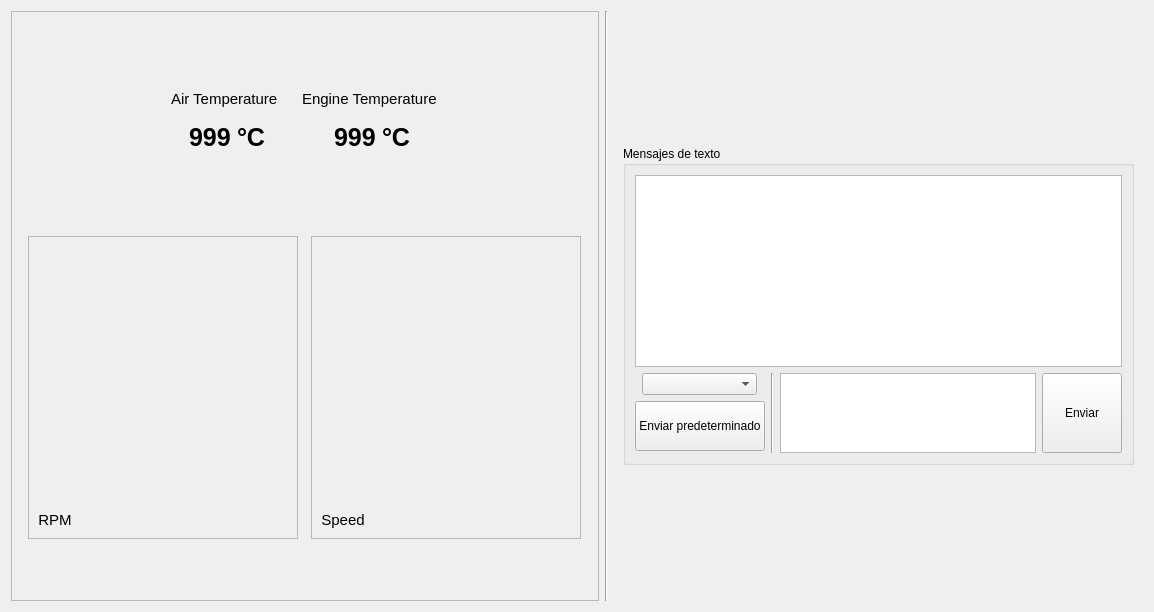
<?xml version="1.0" encoding="UTF-8"?>
<ui version="4.0">
 <class>Form</class>
 <widget class="QWidget" name="Form">
  <property name="geometry">
   <rect>
    <x>0</x>
    <y>0</y>
    <width>1154</width>
    <height>612</height>
   </rect>
  </property>
  <property name="sizePolicy">
   <sizepolicy hsizetype="Maximum" vsizetype="Maximum">
    <horstretch>0</horstretch>
    <verstretch>0</verstretch>
   </sizepolicy>
  </property>
  <property name="windowTitle">
   <string>Form</string>
  </property>
  <layout class="QHBoxLayout" name="horizontalLayout_2">
   <item>
    <widget class="QFrame" name="frame">
     <property name="sizePolicy">
      <sizepolicy hsizetype="Minimum" vsizetype="Minimum">
       <horstretch>0</horstretch>
       <verstretch>0</verstretch>
      </sizepolicy>
     </property>
     <property name="minimumSize">
      <size>
       <width>0</width>
       <height>0</height>
      </size>
     </property>
     <property name="styleSheet">
      <string notr="true"/>
     </property>
     <property name="frameShape">
      <enum>QFrame::StyledPanel</enum>
     </property>
     <property name="frameShadow">
      <enum>QFrame::Raised</enum>
     </property>
     <layout class="QGridLayout" name="gridLayout">
      <item row="2" column="0">
       <widget class="QFrame" name="frame_2">
        <property name="sizePolicy">
         <sizepolicy hsizetype="Fixed" vsizetype="Fixed">
          <horstretch>0</horstretch>
          <verstretch>0</verstretch>
         </sizepolicy>
        </property>
        <property name="styleSheet">
         <string notr="true">QLabel {
	font-size: 15px;
}</string>
        </property>
        <property name="frameShape">
         <enum>QFrame::StyledPanel</enum>
        </property>
        <property name="frameShadow">
         <enum>QFrame::Raised</enum>
        </property>
        <layout class="QVBoxLayout" name="verticalLayout_4">
         <property name="spacing">
          <number>15</number>
         </property>
         <property name="sizeConstraint">
          <enum>QLayout::SetNoConstraint</enum>
         </property>
         <property name="leftMargin">
          <number>9</number>
         </property>
         <property name="topMargin">
          <number>9</number>
         </property>
         <property name="bottomMargin">
          <number>9</number>
         </property>
         <item>
          <widget class="GaugeWidget" name="gaugeWidget">
           <property name="sizePolicy">
            <sizepolicy hsizetype="Fixed" vsizetype="Fixed">
             <horstretch>0</horstretch>
             <verstretch>0</verstretch>
            </sizepolicy>
           </property>
           <property name="minimumSize">
            <size>
             <width>250</width>
             <height>250</height>
            </size>
           </property>
           <property name="maximumSize">
            <size>
             <width>16777215</width>
             <height>200</height>
            </size>
           </property>
           <property name="toolTip">
            <string>Click and drag here</string>
           </property>
           <property name="whatsThis">
            <string>Gauge Widget.  </string>
           </property>
           <property name="styleSheet">
            <string notr="true">QLabel {
	font-size: 25px;
	font-style: bold;
	color: rgb(15, 15, 15);
}</string>
           </property>
           <property name="indicatorsNumber">
            <number>70</number>
           </property>
           <property name="indicatorLength">
            <number>40</number>
           </property>
           <property name="indicatorWidth">
            <number>4</number>
           </property>
           <property name="maxValue">
            <double>15000.000000000000000</double>
           </property>
          </widget>
         </item>
         <item>
          <widget class="QLabel" name="label">
           <property name="sizePolicy">
            <sizepolicy hsizetype="Fixed" vsizetype="Fixed">
             <horstretch>0</horstretch>
             <verstretch>0</verstretch>
            </sizepolicy>
           </property>
           <property name="layoutDirection">
            <enum>Qt::LeftToRight</enum>
           </property>
           <property name="styleSheet">
            <string notr="true"/>
           </property>
           <property name="lineWidth">
            <number>1</number>
           </property>
           <property name="text">
            <string>RPM</string>
           </property>
           <property name="textFormat">
            <enum>Qt::RichText</enum>
           </property>
           <property name="scaledContents">
            <bool>false</bool>
           </property>
           <property name="alignment">
            <set>Qt::AlignCenter</set>
           </property>
           <property name="wordWrap">
            <bool>true</bool>
           </property>
           <property name="indent">
            <number>0</number>
           </property>
           <property name="openExternalLinks">
            <bool>false</bool>
           </property>
          </widget>
         </item>
        </layout>
       </widget>
      </item>
      <item row="2" column="1">
       <widget class="QFrame" name="frame_3">
        <property name="sizePolicy">
         <sizepolicy hsizetype="Fixed" vsizetype="Fixed">
          <horstretch>0</horstretch>
          <verstretch>0</verstretch>
         </sizepolicy>
        </property>
        <property name="styleSheet">
         <string notr="true">QLabel {
	font-size: 15px;
}</string>
        </property>
        <property name="frameShape">
         <enum>QFrame::StyledPanel</enum>
        </property>
        <property name="frameShadow">
         <enum>QFrame::Raised</enum>
        </property>
        <layout class="QVBoxLayout" name="verticalLayout_5">
         <property name="spacing">
          <number>15</number>
         </property>
         <property name="sizeConstraint">
          <enum>QLayout::SetNoConstraint</enum>
         </property>
         <property name="leftMargin">
          <number>9</number>
         </property>
         <property name="topMargin">
          <number>9</number>
         </property>
         <property name="bottomMargin">
          <number>9</number>
         </property>
         <item>
          <widget class="GaugeWidget" name="gaugeWidget_2">
           <property name="sizePolicy">
            <sizepolicy hsizetype="Fixed" vsizetype="Fixed">
             <horstretch>0</horstretch>
             <verstretch>0</verstretch>
            </sizepolicy>
           </property>
           <property name="minimumSize">
            <size>
             <width>250</width>
             <height>250</height>
            </size>
           </property>
           <property name="maximumSize">
            <size>
             <width>16777215</width>
             <height>200</height>
            </size>
           </property>
           <property name="toolTip">
            <string>Click and drag here</string>
           </property>
           <property name="whatsThis">
            <string>Gauge Widget.  </string>
           </property>
           <property name="styleSheet">
            <string notr="true">QLabel {
	font-size: 25px;
	font-style: bold;
	color: rgb(15, 15, 15);
}</string>
           </property>
           <property name="indicatorsNumber">
            <number>70</number>
           </property>
           <property name="indicatorLength">
            <number>40</number>
           </property>
           <property name="indicatorWidth">
            <number>4</number>
           </property>
           <property name="mirror">
            <bool>true</bool>
           </property>
           <property name="maxValue">
            <double>15000.000000000000000</double>
           </property>
          </widget>
         </item>
         <item>
          <widget class="QLabel" name="label_2">
           <property name="sizePolicy">
            <sizepolicy hsizetype="Fixed" vsizetype="Fixed">
             <horstretch>0</horstretch>
             <verstretch>0</verstretch>
            </sizepolicy>
           </property>
           <property name="layoutDirection">
            <enum>Qt::LeftToRight</enum>
           </property>
           <property name="styleSheet">
            <string notr="true"/>
           </property>
           <property name="lineWidth">
            <number>1</number>
           </property>
           <property name="text">
            <string>Speed</string>
           </property>
           <property name="textFormat">
            <enum>Qt::RichText</enum>
           </property>
           <property name="scaledContents">
            <bool>false</bool>
           </property>
           <property name="alignment">
            <set>Qt::AlignCenter</set>
           </property>
           <property name="wordWrap">
            <bool>true</bool>
           </property>
           <property name="indent">
            <number>0</number>
           </property>
           <property name="openExternalLinks">
            <bool>false</bool>
           </property>
          </widget>
         </item>
        </layout>
       </widget>
      </item>
      <item row="0" column="0" colspan="2" alignment="Qt::AlignHCenter">
       <widget class="QFrame" name="horizontalFrame_2">
        <property name="sizePolicy">
         <sizepolicy hsizetype="Fixed" vsizetype="Fixed">
          <horstretch>0</horstretch>
          <verstretch>0</verstretch>
         </sizepolicy>
        </property>
        <layout class="QHBoxLayout" name="horizontalLayout_4">
         <item>
          <widget class="QFrame" name="verticalFrame_4">
           <property name="sizePolicy">
            <sizepolicy hsizetype="Fixed" vsizetype="Fixed">
             <horstretch>0</horstretch>
             <verstretch>0</verstretch>
            </sizepolicy>
           </property>
           <layout class="QVBoxLayout" name="verticalLayout_9">
            <item alignment="Qt::AlignHCenter">
             <widget class="QLabel" name="label_11">
              <property name="sizePolicy">
               <sizepolicy hsizetype="Fixed" vsizetype="Fixed">
                <horstretch>0</horstretch>
                <verstretch>0</verstretch>
               </sizepolicy>
              </property>
              <property name="styleSheet">
               <string notr="true">QLabel {
	font-size: 15px;
}</string>
              </property>
              <property name="text">
               <string>Air Temperature</string>
              </property>
             </widget>
            </item>
            <item alignment="Qt::AlignHCenter|Qt::AlignVCenter">
             <widget class="QFrame" name="horizontalFrame_5">
              <property name="sizePolicy">
               <sizepolicy hsizetype="Fixed" vsizetype="Fixed">
                <horstretch>0</horstretch>
                <verstretch>0</verstretch>
               </sizepolicy>
              </property>
              <property name="styleSheet">
               <string notr="true">QLabel{
	font-size: 25px;
	font: bold;
}</string>
              </property>
              <layout class="QHBoxLayout" name="horizontalLayout_7">
               <item>
                <widget class="QLabel" name="label_12">
                 <property name="sizePolicy">
                  <sizepolicy hsizetype="Fixed" vsizetype="Fixed">
                   <horstretch>0</horstretch>
                   <verstretch>0</verstretch>
                  </sizepolicy>
                 </property>
                 <property name="text">
                  <string>&lt;html&gt;&lt;head/&gt;&lt;body&gt;&lt;p&gt;&lt;img src=&quot;:/thermometer/resources/thermometer_v2.png&quot;/&gt;&lt;/p&gt;&lt;/body&gt;&lt;/html&gt;</string>
                 </property>
                </widget>
               </item>
               <item>
                <widget class="QLabel" name="label_13">
                 <property name="sizePolicy">
                  <sizepolicy hsizetype="Fixed" vsizetype="Fixed">
                   <horstretch>0</horstretch>
                   <verstretch>0</verstretch>
                  </sizepolicy>
                 </property>
                 <property name="text">
                  <string>999</string>
                 </property>
                </widget>
               </item>
               <item>
                <widget class="QLabel" name="label_14">
                 <property name="sizePolicy">
                  <sizepolicy hsizetype="Fixed" vsizetype="Fixed">
                   <horstretch>0</horstretch>
                   <verstretch>0</verstretch>
                  </sizepolicy>
                 </property>
                 <property name="text">
                  <string>°C</string>
                 </property>
                </widget>
               </item>
              </layout>
             </widget>
            </item>
           </layout>
          </widget>
         </item>
         <item>
          <widget class="QFrame" name="verticalFrame_3">
           <property name="sizePolicy">
            <sizepolicy hsizetype="Fixed" vsizetype="Fixed">
             <horstretch>0</horstretch>
             <verstretch>0</verstretch>
            </sizepolicy>
           </property>
           <layout class="QVBoxLayout" name="verticalLayout_7">
            <item alignment="Qt::AlignHCenter">
             <widget class="QLabel" name="label_3">
              <property name="sizePolicy">
               <sizepolicy hsizetype="Fixed" vsizetype="Fixed">
                <horstretch>0</horstretch>
                <verstretch>0</verstretch>
               </sizepolicy>
              </property>
              <property name="styleSheet">
               <string notr="true">QLabel {
	font-size: 15px;
}</string>
              </property>
              <property name="text">
               <string>Engine Temperature</string>
              </property>
             </widget>
            </item>
            <item alignment="Qt::AlignHCenter|Qt::AlignVCenter">
             <widget class="QFrame" name="horizontalFrame_3">
              <property name="sizePolicy">
               <sizepolicy hsizetype="Fixed" vsizetype="Fixed">
                <horstretch>0</horstretch>
                <verstretch>0</verstretch>
               </sizepolicy>
              </property>
              <property name="styleSheet">
               <string notr="true">QLabel {
	font-size: 25px;
	font: bold;
}</string>
              </property>
              <layout class="QHBoxLayout" name="horizontalLayout_5">
               <item>
                <widget class="QLabel" name="label_4">
                 <property name="sizePolicy">
                  <sizepolicy hsizetype="Fixed" vsizetype="Fixed">
                   <horstretch>0</horstretch>
                   <verstretch>0</verstretch>
                  </sizepolicy>
                 </property>
                 <property name="text">
                  <string>&lt;html&gt;&lt;head/&gt;&lt;body&gt;&lt;p&gt;&lt;img src=&quot;:/thermometer/resources/thermometer_v2.png&quot;/&gt;&lt;/p&gt;&lt;/body&gt;&lt;/html&gt;</string>
                 </property>
                </widget>
               </item>
               <item>
                <widget class="QLabel" name="label_6">
                 <property name="sizePolicy">
                  <sizepolicy hsizetype="Fixed" vsizetype="Fixed">
                   <horstretch>0</horstretch>
                   <verstretch>0</verstretch>
                  </sizepolicy>
                 </property>
                 <property name="text">
                  <string>999</string>
                 </property>
                </widget>
               </item>
               <item>
                <widget class="QLabel" name="label_5">
                 <property name="sizePolicy">
                  <sizepolicy hsizetype="Fixed" vsizetype="Fixed">
                   <horstretch>0</horstretch>
                   <verstretch>0</verstretch>
                  </sizepolicy>
                 </property>
                 <property name="text">
                  <string>°C</string>
                 </property>
                </widget>
               </item>
              </layout>
             </widget>
            </item>
           </layout>
          </widget>
         </item>
        </layout>
       </widget>
      </item>
     </layout>
    </widget>
   </item>
   <item>
    <widget class="Line" name="line">
     <property name="orientation">
      <enum>Qt::Vertical</enum>
     </property>
    </widget>
   </item>
   <item>
    <widget class="QFrame" name="verticalFrame">
     <property name="sizePolicy">
      <sizepolicy hsizetype="Fixed" vsizetype="Fixed">
       <horstretch>0</horstretch>
       <verstretch>0</verstretch>
      </sizepolicy>
     </property>
     <layout class="QVBoxLayout" name="verticalLayout">
      <item>
       <widget class="QGroupBox" name="groupBox">
        <property name="sizePolicy">
         <sizepolicy hsizetype="Fixed" vsizetype="Fixed">
          <horstretch>0</horstretch>
          <verstretch>0</verstretch>
         </sizepolicy>
        </property>
        <property name="minimumSize">
         <size>
          <width>0</width>
          <height>0</height>
         </size>
        </property>
        <property name="title">
         <string>Mensajes de texto</string>
        </property>
        <layout class="QVBoxLayout" name="verticalLayout_2">
         <item>
          <widget class="QTextBrowser" name="textBrowser">
           <property name="sizePolicy">
            <sizepolicy hsizetype="Fixed" vsizetype="Fixed">
             <horstretch>0</horstretch>
             <verstretch>0</verstretch>
            </sizepolicy>
           </property>
           <property name="maximumSize">
            <size>
             <width>100000</width>
             <height>20000</height>
            </size>
           </property>
          </widget>
         </item>
         <item>
          <layout class="QHBoxLayout" name="horizontalLayout_3">
           <item>
            <layout class="QVBoxLayout" name="verticalLayout_3">
             <item alignment="Qt::AlignHCenter">
              <widget class="QComboBox" name="comboBox">
               <property name="sizePolicy">
                <sizepolicy hsizetype="Fixed" vsizetype="Fixed">
                 <horstretch>0</horstretch>
                 <verstretch>0</verstretch>
                </sizepolicy>
               </property>
               <property name="minimumSize">
                <size>
                 <width>115</width>
                 <height>0</height>
                </size>
               </property>
              </widget>
             </item>
             <item alignment="Qt::AlignHCenter">
              <widget class="QPushButton" name="sendDefaultButton">
               <property name="sizePolicy">
                <sizepolicy hsizetype="Fixed" vsizetype="Fixed">
                 <horstretch>0</horstretch>
                 <verstretch>0</verstretch>
                </sizepolicy>
               </property>
               <property name="minimumSize">
                <size>
                 <width>0</width>
                 <height>50</height>
                </size>
               </property>
               <property name="text">
                <string>Enviar predeterminado</string>
               </property>
               <property name="iconSize">
                <size>
                 <width>25</width>
                 <height>16</height>
                </size>
               </property>
               <property name="checkable">
                <bool>false</bool>
               </property>
               <property name="autoDefault">
                <bool>false</bool>
               </property>
               <property name="default">
                <bool>false</bool>
               </property>
               <property name="flat">
                <bool>false</bool>
               </property>
              </widget>
             </item>
            </layout>
           </item>
           <item>
            <widget class="Line" name="line_2">
             <property name="sizePolicy">
              <sizepolicy hsizetype="Fixed" vsizetype="Minimum">
               <horstretch>0</horstretch>
               <verstretch>0</verstretch>
              </sizepolicy>
             </property>
             <property name="orientation">
              <enum>Qt::Vertical</enum>
             </property>
            </widget>
           </item>
           <item>
            <widget class="QTextEdit" name="textEdit">
             <property name="sizePolicy">
              <sizepolicy hsizetype="Fixed" vsizetype="Fixed">
               <horstretch>0</horstretch>
               <verstretch>0</verstretch>
              </sizepolicy>
             </property>
             <property name="minimumSize">
              <size>
               <width>0</width>
               <height>80</height>
              </size>
             </property>
             <property name="lineWidth">
              <number>1</number>
             </property>
            </widget>
           </item>
           <item>
            <widget class="QPushButton" name="sendButton">
             <property name="sizePolicy">
              <sizepolicy hsizetype="Fixed" vsizetype="Fixed">
               <horstretch>0</horstretch>
               <verstretch>0</verstretch>
              </sizepolicy>
             </property>
             <property name="minimumSize">
              <size>
               <width>80</width>
               <height>80</height>
              </size>
             </property>
             <property name="text">
              <string>Enviar</string>
             </property>
            </widget>
           </item>
          </layout>
         </item>
        </layout>
       </widget>
      </item>
     </layout>
    </widget>
   </item>
  </layout>
 </widget>
 <customwidgets>
  <customwidget>
   <class>GaugeWidget</class>
   <extends>QWidget</extends>
   <header>gaugewidget</header>
  </customwidget>
 </customwidgets>
 <resources>
  <include location="qt_resources/resource.qrc"/>
 </resources>
 <connections/>
</ui>
